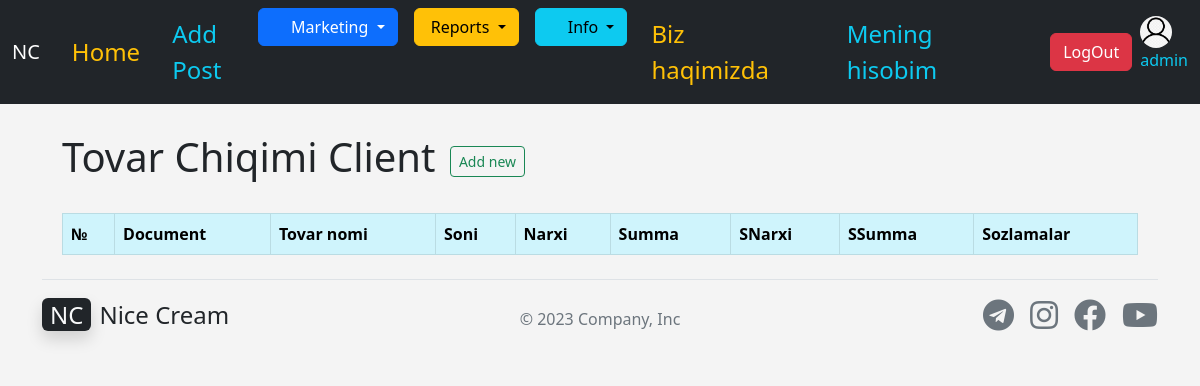
Page /products/out_productb_list/ (signed in) on the earlier database version.
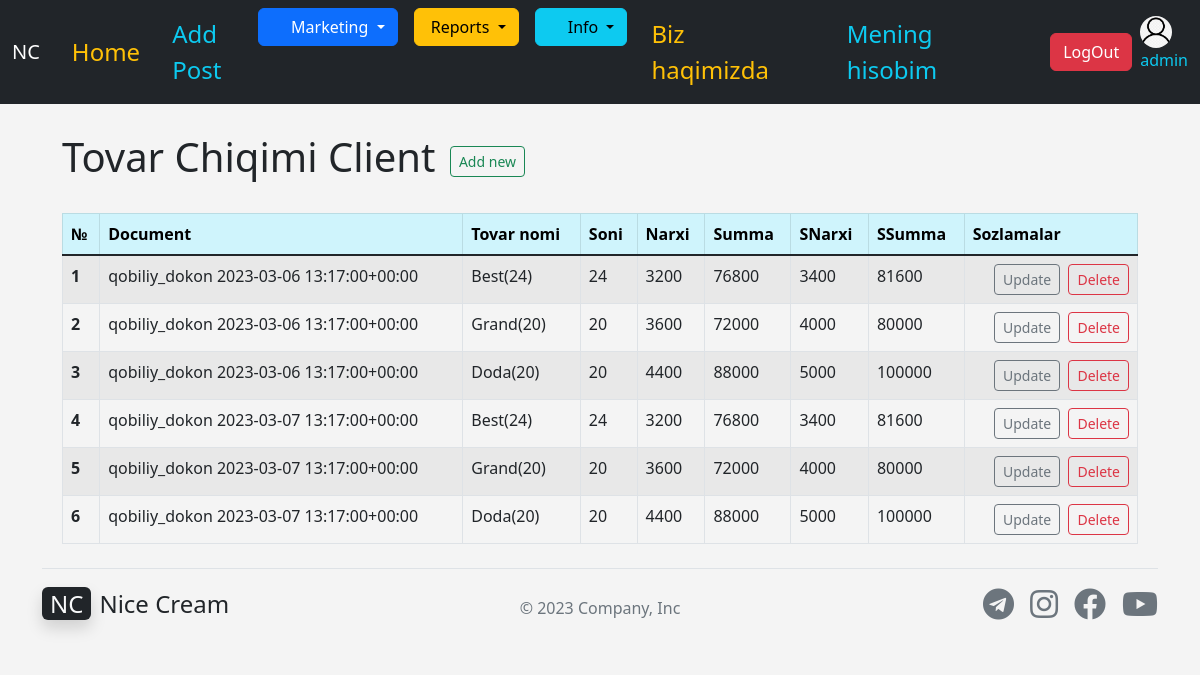
Same page on the later database version.
### apps/products/models.py (models this page shows, shortened)
class OutProductB(models.Model):
    event_id = models.UUIDField(default=uuid.uuid4,  blank=True, null=True)
    document = models.ForeignKey(OutDocumentClient, blank=True, null=True, on_delete= models.CASCADE)
    product = models.ForeignKey(Product, blank=True, null=True, on_delete= models.CASCADE)
    quantity = models.IntegerField('Soni',  )
    body_price = models.IntegerField('Tannarxi',  )
    body_summa = models.IntegerField('TanSumma',  )
    price = models.IntegerField('Narxi',  )
    summa = models.IntegerField('Summa',  )
    shop_price = models.IntegerField('Snarxi',  )
    shop_summa = models.IntegerField('Ssumma', )
    profit = models.IntegerField('Foyda', )
    sprofit = models.IntegerField('Sfoyda', )

class OutDocumentClient(models.Model):
    event_id = models.UUIDField(default=uuid.uuid4, blank=True, null=True,)
    out_date = models.DateTimeField('Sana',)
    trader = models.ForeignKey(User, blank=True, null=True, on_delete= models.CASCADE, related_name="buyer_seller", limit_choices_to ={'user_type':'PR'})
    client = models.ForeignKey(User, blank=True, null=True, on_delete= models.CASCADE, related_name="shopkeeper", limit_choices_to ={'user_type':'CL'})
    warehouse = models.ForeignKey(WarehouseName, blank=True, null=True, on_delete= models.CASCADE)
    summa = models.IntegerField('Summa',  blank=True, null=True,default=0)
    ssumma = models.IntegerField('SSumma',  blank=True, null=True,default=0)
    profit = models.IntegerField('Foyda', blank=True, null=True,default=0)
    sprofit = models.IntegerField('Sfoyda', blank=True, null=True,default=0)
    comment = models.TextField(blank=True, null=True, default='Tovar chiqimi B',)
    class Meta:
        ordering = ['-out_date']
    def __str__(self):
        return f'{self.client} {self.out_date}'

class Product(models.Model):
    name = models.CharField('Tovar Nomi', max_length=50)
    capacity = models.IntegerField('Sigimi', blank=True, null=True,)
    brand = models.ForeignKey(Brand, blank=True, null=True, on_delete= models.CASCADE)
    product_size = models.FloatField(blank=True, null=True, )
    product_weight = models.FloatField(blank=True, null=True, )
    code = models.IntegerField('Kodi', blank=True, null=True,)
    image = models.ImageField(blank=True, null=True)
    about = models.TextField(blank=True, null=True)
    price = models.IntegerField('Narxi',  blank=True, null=True,)
    s_price = models.IntegerField('Snarxi',  blank=True, null=True,)
    def __str__(self):
        return self.name

### apps/accounts/models.py (models this page shows)
class User(AbstractUser):
    USER_TYPE_CHOICES = (
        ('PR', 'Provider'),
        ('CL', 'Client'),
    )
    username = models.CharField(max_length=255,unique=True,)
    first_name = models.CharField(max_length=255, blank=True, null=True)
    last_name = models.CharField(max_length=255, blank=True, null=True)
    phone = models.CharField(max_length=50, blank=True, null=True)
    email = models.EmailField(verbose_name='email address', blank=True, max_length=255, null=True)
    activated_date = models.DateTimeField(blank=True, null=True)
    balance = models.IntegerField(default=0)
    image = models.ImageField(default='user4.png',upload_to='images/', blank=True, null=True)
    address = models.CharField(max_length=255, blank=True, null=True)
    is_active = models.BooleanField(default=True)
    is_staff = models.BooleanField(default=False)
    is_superuser = models.BooleanField(default=False)
    user_type = models.CharField(max_length=50,choices=USER_TYPE_CHOICES, default='PR')
    def __str__(self):
        return self.username

### apps/products/views.py (the view)
# urls.py: path('out_productb_list/', views.out_productb_list, name='out_productb_list'),
def out_productb_list(request):
    out_product_list = OutProductB.objects.all()
    return render(request, 'products/out_productb_list.html', {
        'out_product_list' : out_product_list,
    })

### apps/products/templates/products/out_productb_list.html
{% extends 'base.html' %}
{% block content %}
<div class="container">
<br>
<h1>Tovar Chiqimi Client   <a href="{% url 'add_out_productb' %}" class="btn btn-outline-success btn-sm mx-1">Add new</a></h1><br>
<table class="table table-striped table-hover table-bordered">
    <thead class="table-info">
      <tr>
        <th scope="col">№</th>
        <th scope="col">Document</th>
        <th scope="col">Tovar nomi</th>
        <th scope="col">Soni</th>
        <th scope="col">Narxi</th>
        <th scope="col">Summa</th>
        <th scope="col">SNarxi</th>
        <th scope="col">SSumma</th>
        <th scope="col">Sozlamalar</th>
      </tr>
    </thead>
    <tbody class="table-group-divider">
      {% for product in out_product_list %}
      <tr>
        <th scope="row">{{ forloop.counter }}</th>
        <td>{{ product.document }}</td>
        <td>{{ product.product }}</td>
        <td>{{ product.quantity }}</td>
        <td>{{ product.price }}</td>
        <td>{{ product.summa }}</td>
        <td>{{ product.shop_price }}</td>
        <td>{{ product.shop_summa }}</td>
        {% if user.is_superuser %}
        <td align="right">
          <a href="{% url 'update_out_productb' product.id %}" class="btn btn-outline-secondary btn-sm mx-1">Update</a>
          <a href="{% url 'delete_out_productb' product.id %}" class="btn btn-outline-danger btn-sm">Delete</a>
        </td>
            {% endif %}
      </tr>
      {% endfor %}
    </tbody>
  </table>
</div>
{% endblock content %}

Differences in the rows shown:
added OutProductB: document "qobiliy_dokon 2023-03-06 13:17:00+00:00", product "Best(24)", quantity "24", price "3200", summa "76800", shop_price "3400", shop_summa "81600"
added OutProductB: document "qobiliy_dokon 2023-03-06 13:17:00+00:00", product "Grand(20)", quantity "20", price "3600", summa "72000", shop_price "4000", shop_summa "80000"
added OutProductB: document "qobiliy_dokon 2023-03-06 13:17:00+00:00", product "Doda(20)", quantity "20", price "4400", summa "88000", shop_price "5000", shop_summa "100000"
added OutProductB: document "qobiliy_dokon 2023-03-07 13:17:00+00:00", product "Best(24)", quantity "24", price "3200", summa "76800", shop_price "3400", shop_summa "81600"
added OutProductB: document "qobiliy_dokon 2023-03-07 13:17:00+00:00", product "Grand(20)", quantity "20", price "3600", summa "72000", shop_price "4000", shop_summa "80000"
added OutProductB: document "qobiliy_dokon 2023-03-07 13:17:00+00:00", product "Doda(20)", quantity "20", price "4400", summa "88000", shop_price "5000", shop_summa "100000"
